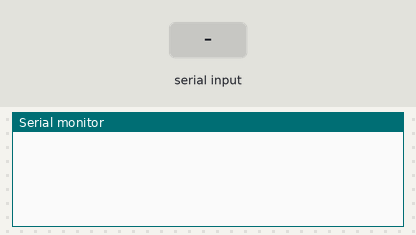
Bench run of a sketch on a simulated Arduino Uno, built with avr-gcc and run on an emulated ATmega328P. On the bench: the last lines printed to the serial monitor. Inputs (shaded band) come from the test bench.

Above: at 1.2 s.
1.3 s: "Testing\n" received over Serial
At 2.4 s:
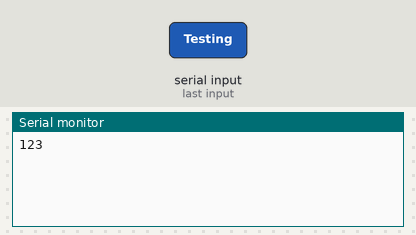
8.8 s: "Good Night\n" received over Serial
At 11.61 s:
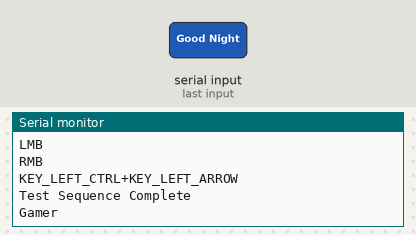
11.8 s: "PROFILE:\n" received over Serial
At 12.8 s:
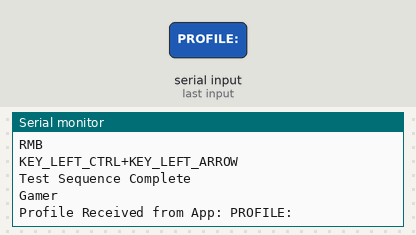

Measured:
- after the input at 1.3 s, the serial monitor: prints a new line at once (image 1)
- after the input at 8.8 s, the serial monitor: prints a new line after 2.5 s (image 2)
- after the input at 11.8 s, the serial monitor: prints a new line at once (image 3)

The sketch:

TestSketchMouse.ino
```cpp
String MouseIDENT = "Hello";
String ResponseIDENT = "World";
bool testMode = false;

void setup() {
  Serial.begin(115200);
  while(!Serial);
}

void loop() {
  if(Serial.available() > 0){
    String response = Serial.readStringUntil('\n');

    response.trim();

    if (response == MouseIDENT){
      Serial.println(ResponseIDENT);
      Serial.println("Profile6");
    } else if(response == "Testing"){
      testMode = !testMode;
      Serial.println("123");
      delay(3000);
      Serial.println("LMB");
      delay(2000);
      Serial.println("RMB");
      delay(2000);
      Serial.println("KEY_LEFT_CTRL+KEY_LEFT_ARROW");
      delay(3000);
      Serial.println("Test Sequence Complete");
      // if (testMode == true){
      //   Serial.println("Test Mode Enabled");
      // } else if(testMode == false){
      //   Serial.println("Test Mode Disabled");
      // }
    } else if (response == "Good Night"){
      Serial.println("Gamer");
    } else if (response.startsWith("PROFILE:")){
      Serial.println("Profile Received from App: " + response);
    } else{
      Serial.println(response);
    }
  }
}
```
